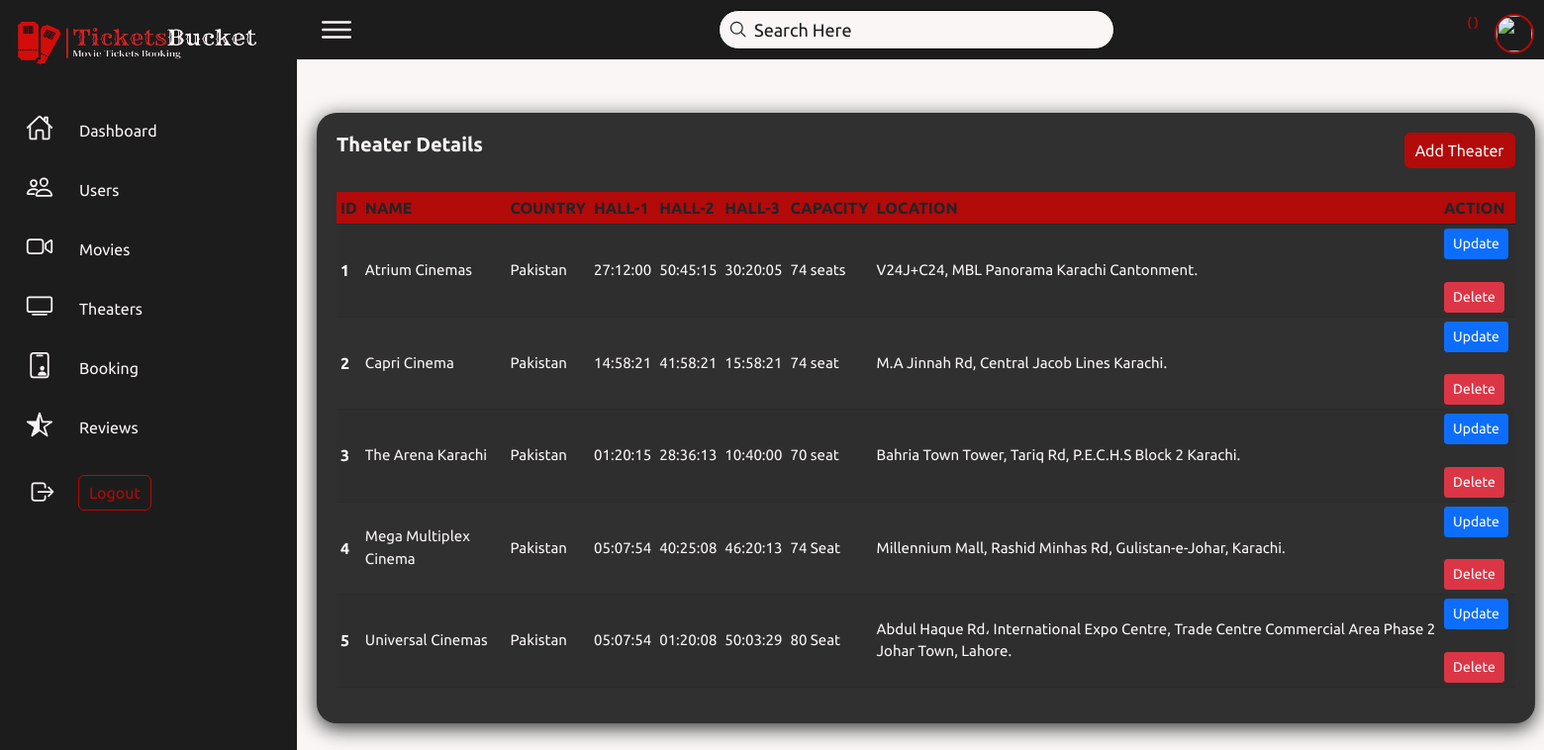
The page /AdminPanel/Pages/Theaters.php on the database its author committed.
### tables this page shows
CREATE TABLE `theatre` (
  `theater_id` int(11) NOT NULL,
  `theater-title` varchar(255) NOT NULL,
  `country` varchar(255) NOT NULL,
  `Hall-1` time NOT NULL,
  `Hall-2` time NOT NULL,
  `Hall-3` time NOT NULL,
  `capacity` varchar(74) NOT NULL,
  `Location` varchar(255) NOT NULL
);

### AdminPanel/Pages/Theaters.php (the view, shortened to what this page needs)
<?php
include("Config.php");
?>
<!DOCTYPE html>
<html lang="en">
<head>
    <link rel="stylesheet" href="../assets/css/bootstrap-5.0.2-dist/css/bootstrap.min.css">
    <link rel="stylesheet" href="../assets/css/main.css">
    <link rel="stylesheet" href="https://cdnjs.cloudflare.com/ajax/libs/font-awesome/6.3.0/css/all.min.css">
</head>
<body>
<div class="container1">
    <div class="row">
        <div class="col-sm-12">
        <div class="navigation">
        <ul>
        <li>
            <a href="#">
                <span class="icon">
                    <img src="../assets/images/mylogo (2).png" alt="" class="ion-icon">
                </span>
            </a>
        </li>
        <li>
           <a href="../index.php">
                <span class="icon">
                  <ion-icon name="home-outline"></ion-icon>
                </span>
                <span class="title" style="margin-top:20px;margin-left: 10px;">Dashboard</span>
            </a>
        </li>
        <li>
           <a href="Users.php">
                <span class="icon">
                <ion-icon name="people-outline"></ion-icon>
                </span>
                <span class="title" style="margin-top:20px;margin-left: 10px;">Users</span>
            </a>
        </li>
        <li>
           <a href="Movies.php">
                <span class="icon">
                     <ion-icon name="videocam-outline"></ion-icon>
                </span>
                <span class="title" style="margin-top:20px;margin-left: 10px;">Movies</span>
            </a>
        </li>
        <li>
           <a href="Theaters.php">
                <span class="icon">
                <ion-icon name="tv-outline"></ion-icon>
                </span>
                <span class="title" style="margin-top:20px;margin-left: 10px;">Theaters</span>
            </a>
        </li>
        <li>
           <a href="booking.php">
                <span class="icon">
                <ion-icon name="id-card-outline"></ion-icon>
                </span>
                <span class="title" style="margin-top:20px;margin-left: 10px;">Booking</span>
            </a>
        </li>
        <li>
           <a href="reviews.php">
                <span class="icon">
                <ion-icon name="star-half-outline"></ion-icon>
                </span>
                <span class="title" style="margin-top:20px;margin-left: 10px;">Reviews</span>
            </a>
        </li>
        <li>
           <a href="#">
                <span class="icon" style="margin-top:8px;margin-left:3px;">
                <ion-icon name="log-out-outline"></ion-icon>
                </span>
                <form action="" method="post" style="margin-top:20px;margin-left: 6px;">
                   <button class="title "id="LgBtn" name="logout" type="submit" style=" padding: 5px 10px;
                    background: transparent; color: var(--dark_red); text-decoration: none;
                     border-radius: 6px;border:1px solid var(--dark_red);">Logout</button>
                </form>
            </a>
        </li>
        </ul>
        </div>
        </div>
    </div>
    <div class="main">
        <div class="row">
            <div class="col-sm-12">
            <div class="topbar">
            <div class="toggle">
               <ion-icon name="menu-outline"></ion-icon>
            </div>
            <div class="search">
                <label>
                    <input type="text" placeholder="Search Here">
                    <ion-icon name="search-outline"></ion-icon>
                </label>
            </div>
            <div class="AD_Info">
               <div class="admin" style="float:right;margin-top:7px;">
                    <img src="../assets/images/<?php echo $_SESSION['picture']; ?>" alt="">
                </div>
                <div class="AD_Role" style="margin-right:56px;">
                    <h6 class="text-sm text-center" style="color:var(--dark_red);font-size:13px;">( <?php echo $_SESSION['role']; ?> )</h6>
                </div>
            </div>
        </div><br>
            </div>
        </div>
     <div class="container-fluid">
        <div class="row">
            <div class="col-sm-12">
            <div class="details">
          <div class="userData">
              <div class="cardHeader">
                  <h3 class="userHd">Theater Details</h3>
                       <button type="submit" class="Addbtn" name="fetch">Add Theater</button>
              </div><br>
              <div class="table-responsive-sm">
             <table class="table table-bordered-bottom align-middle border-d table-sm table-responsive-md table-striped">
                <thead class="align-middle">
                    <tr class="text-dark" style="background: var(--dark_red);">
                        <th>ID</th>
                        <th>NAME</th>
                        <th>COUNTRY</th>
                        <th>HALL-1</th>
                        <th>HALL-2</th>
                        <th>HALL-3</th>
                        <th>CAPACITY</th>
                        <th>LOCATION</th>
                        <th>ACTION</th>
                    </tr>
                </thead>
                <tbody>
                <?php
          $data = mysqli_query($conn,"SELECT * from theatre");
          while ($theater_data = mysqli_fetch_array($data)){
            ?>
            <tr>
              <th><?php echo $theater_data["theater_id"] ?></th>
              <td><?php echo $theater_data["theater-title"] ?></td>
              <td><?php echo $theater_data["country"] ?></td>
              <td><?php echo $theater_data["Hall-1"] ?></td>
              <td><?php echo $theater_data["Hall-2"] ?></td>
              <td><?php echo $theater_data["Hall-3"] ?></td>
              <td><?php echo $theater_data["capacity"] ?></td>
              <td><?php echo $theater_data["Location"] ?></td>
              <td><button class="btn btn-primary btn-sm"><a href="update.php?Tid=<?php echo  $theater_data["theater_id"] ?>"
               class="text-white text-decoration-none"> Update</a></button>&nbsp;<br>
               <button class="btn btn-danger btn-sm"><a href="delete.php?Tid=<?php echo  $theater_data["theater_id"] ?>"
               class="text-white text-decoration-none"> Delete</a></button></td>
            </tr>
        <?php  } ?>
                </tbody>
             </table>
             </div>
          </div>
       </div>
            </div>
        </div>
     </div>
    </div>
</div>
</body>
</html>

### AdminPanel/assets/css/main.css (style rules this page uses)
* { font-family: 'Ubuntu', sans-serif; margin: 0; padding: 0; box-sizing: border-box; }
:root { --dark_red: rgb(179, 10, 10); --light_red:rgb(234, 0, 0); --light_black: rgb(29, 28, 28); --white: #faf6f6; --light: #ffe2e2 ; --dark_black:rgb(0, 0, 0); }
body { min-height: 100vh; overflow-x: hidden; background: var(--white); }
.container1 { position: relative; width: 100%; }
.navigation { position: fixed; width: 300px; height: 100%; background: var(--light_black); border-left: 10px solid var(--light_black); transition: 0.5s; overflow: hidden; }
.navigation ul { position: absolute; top: 0; left: 0; width: 100%; padding-left: 0; }
.navigation ul li { position: relative; width: 100%; list-style: none; border-top-left-radius: 30px; border-bottom-left-radius: 30px; }
.navigation ul li:nth-child(1) { margin-bottom: 40px; pointer-events: none; }
.navigation ul li a { position: relative; display: block; width: 100%; display: flex; text-decoration: none; color: var(--white); }
.navigation ul li a .icon { position: relative; display: block; min-width: 60px; height: 60px; line-height: 75px; text-align: center; }
.navigation ul li a .icon ion-icon { font-size: 1.75rem; }
.navigation ul li a .icon .ion-icon { width: 115%; height: 110%; margin-top: 10px; overflow: hidden; cursor: pointer; }
.main { position: absolute; width: calc(100% - 300px); left: 300px; min-height: 100vh; background: var(--white); transition: 0.5s; }
.topbar { width: 100%; height: 60px; display: flex; justify-content: space-between; align-items: center; padding: 0 10px; background: var(--light_black); }
.toggle { position: relative; width: 60px; height: 60px; display: flex; justify-content: center; align-items: center; font-size: 2.5rem; cursor: pointer; color: var(--white); }
.search { position: relative; width: 400px; margin: 0 10px; }
.search label { position: relative; width: 100%; }
.search label input { width: 100%; height: 40px; border-radius: 40px; padding: 5px 20px; padding-left: 35px; font-size: 18px; background: var(--white); outline: none; border: 1px solid var(--dark_black); }
.search label input::placeholder { color: var(--light_black); }
.search label ion-icon { position: absolute; margin-top: 10px; left: 10px; font-size: 1.2rem; }
.admin { position: relative; width: 40px; height: 40px; border: 2px solid var(--dark_red); border-radius: 50%; overflow: hidden; cursor: pointer; }
.admin img { position: absolute; top: 0; left: 0; width: 100%; height: 100%; object-fit: cover; }
.details { position: relative; width: 155%; right: 12px; padding: 20px; display: grid; grid-template-columns: 2fr 1fr; grid-gap:30px; margin-top: 10px; }
.details .userData { position: relative; display: grid; min-height: 500px; background:rgb(48, 48, 48); padding: 20px; box-shadow: 0 5px 20px rgba(0, 0, 0, 0.8); border-radius: 20px; }
.details .cardHeader { display: flex; justify-content: space-between; align-items: flex-start; }
.cardHeader .userHd { font-weight: 600; font-size:20px; color: var(--white); }
.cardHeader .Addbtn { position: relative; padding: 5px 10px; background: var(--dark_red); color: var(--white); text-decoration: none; border-radius: 6px; border: 1px solid var(--dark_red); }
.details table { width: 100%; border-collapse:collapse; }
.details table tbody td { font-size: 15px; }
.details .userData table tr { color: var(--white); border-bottom: 1px solid rgba(0, 0, 0, 0.1); }

### rows shown on the page
theatre: theater_id "1", value "Atrium Cinemas", country "Pakistan", value "27:12:00", value "50:45:15", value "30:20:05", capacity "74 seats", Location "V24J+C24, MBL Panorama Karachi Cantonment."
theatre: theater_id "2", value "Capri Cinema", country "Pakistan", value "14:58:21", value "41:58:21", value "15:58:21", capacity "74 seat", Location "M.A Jinnah Rd, Central Jacob Lines Karachi."
theatre: theater_id "3", value "The Arena Karachi", country "Pakistan", value "01:20:15", value "28:36:13", value "10:40:00", capacity "70 seat", Location "Bahria Town Tower, Tariq Rd, P.E.C.H.S Block 2 Karachi."
theatre: theater_id "4", value "Mega Multiplex Cinema", country "Pakistan", value "05:07:54", value "40:25:08", value "46:20:13", capacity "74 Seat", Location "Millennium Mall, Rashid Minhas Rd, Gulistan-e-Johar, Karachi."
theatre: theater_id "5", value "Universal Cinemas", country "Pakistan", value "05:07:54", value "01:20:08", value "50:03:29", capacity "80 Seat", Location "Abdul Haque Rd، International Expo Centre, Trade Centre Commercial Area Phase 2 Johar Town, Lahore."
